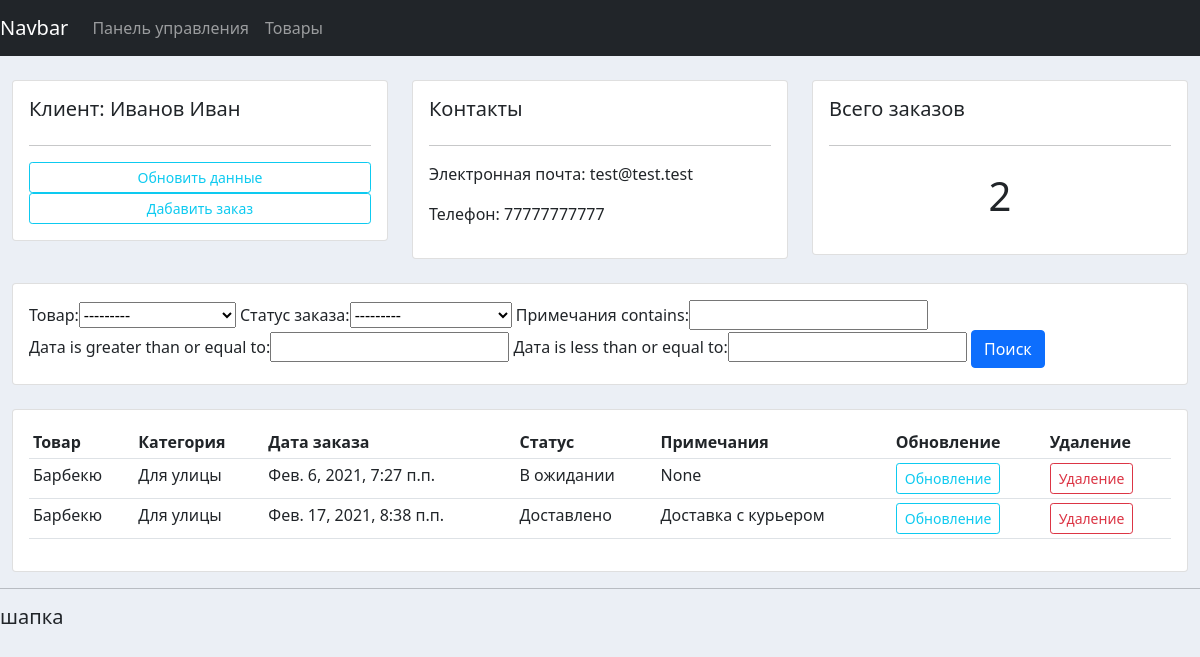
/customer/1, run on an earlier commit of the app's database.
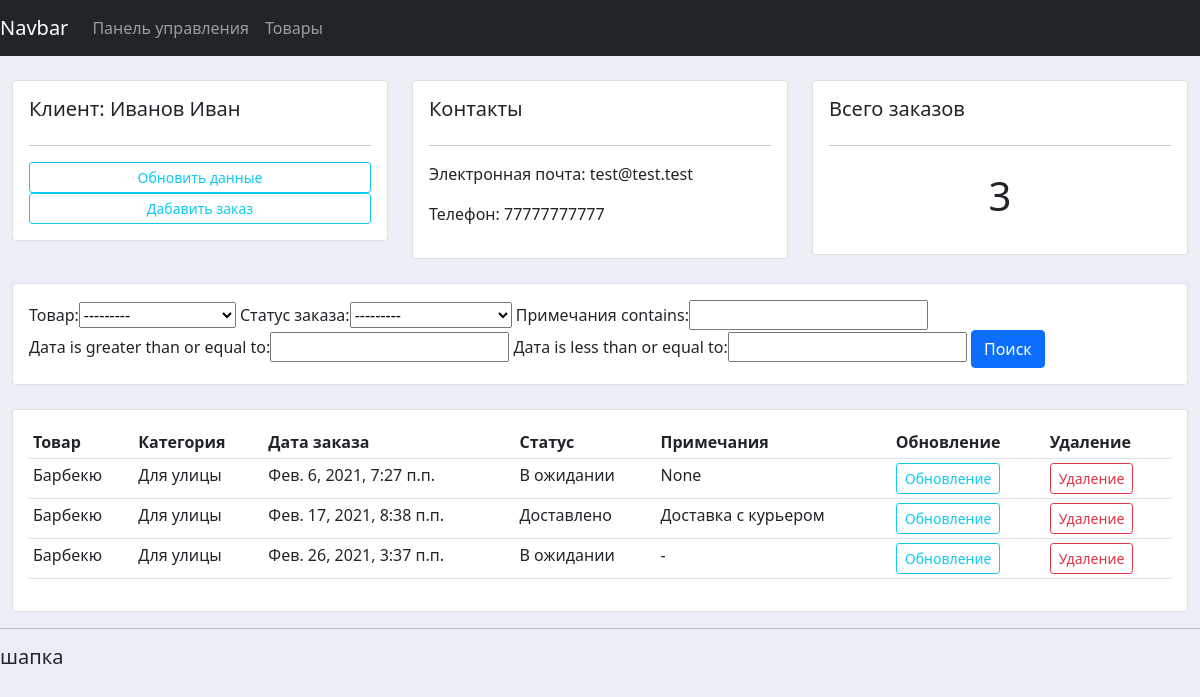
And on a later commit of the database.
### accounts/models.py (models this page shows, shortened)
class Order(models.Model):
    STATUS = (
        ('В ожидании', 'В ожидании'),
        ('Готово к доставке', 'Готово к доставке'),
        ('Доставлено', 'Доставлено'),
    )
    customer = models.ForeignKey(Customer, null = True, on_delete = models.SET_NULL, verbose_name = 'Клиент')
    product = models.ForeignKey(Pruduct, null = True, on_delete = models.SET_NULL, verbose_name = 'Товар')
    date_created = models.DateTimeField(auto_now_add=True, null = True, verbose_name = 'Дата')
    status = models.CharField(max_length = 200, null = True, choices = STATUS, verbose_name = 'Статус заказа')
    note = models.CharField(max_length = 10000, null = True, verbose_name = 'Примечания', default = '-')
    class Meta:
        verbose_name_plural = 'Заказы'
        verbose_name = 'Заказ'

class Pruduct(models.Model):
    CATEGORY = (
        ('Для дома', 'Для дома'),
        ('Для улицы', 'Для улицы'),
    )
    name = models.CharField(max_length=200, null = True, verbose_name = 'Наименования')
    price = models.FloatField(null = True, verbose_name = 'Цена')
    category = models.CharField(max_length=200, null = True, choices = CATEGORY, verbose_name = 'Категория')
    description = models.CharField(max_length=200, null = True, verbose_name = 'Описание', blank = True)
    date_created = models.DateTimeField(auto_now_add=True, null = True, verbose_name = 'Дата')
    tags = models.ManyToManyField(Tag)
    class Meta:
        verbose_name_plural = 'Продукция'
        verbose_name = 'Продукция'
    def __str__(self):
        return self.name

### accounts/views.py (the view)
# urls.py: path('customer/<str:pk>', customer, name = 'customer'),
def customer(request, pk):
    customer = Customer.objects.get(id = pk)
    orders = customer.order_set.all()
    orders_count = orders.count()
    myFilter = OrderFilter(request.GET, queryset = orders)
    orders = myFilter.qs
    context = {'customer': customer, 'orders': orders, 'orders_count': orders_count,
                'myfilter': myFilter}
    return render(request, 'accounts/customer.html', context)

### accounts/templates/accounts/customer.html (shortened to what this page needs)
{% extends "accounts/base.html" %}
{% block content %}
<br>
<div class="row">
	<div class="col-md">
		<div class="card card-body">
			<h5>Клиент: {{ customer.name }}</h5>
			<hr>
			<a class="btn btn-outline-info  btn-sm btn-block" href="">Обновить данные</a>
			<a class="btn btn-outline-info  btn-sm btn-block" href="{% url 'create_order' customer.id %}">Дабавить заказ</a>
		</div>
	</div>
	<div class="col-md">
		<div class="card card-body">
			<h5>Контакты</h5>
			<hr>
			<p>Электронная почта: {{ customer.email }}</p>
			<p>Телефон: {{ customer.phone }}</p>
		</div>
	</div>
	<div class="col-md">
		<div class="card card-body">
			<h5>Всего заказов</h5>
			<hr>
			<h1 style="text-align: center;padding: 10px">{{ orders_count }}</h1>
		</div>
	</div>
</div>
<br>
<div class="row">
	<div class="col">
		<div class="card card-body">
			<form method="get">
				{{ myfilter.form }}
		    <button class="btn btn-primary" type="submit">Поиск</button>
		  </form>
		</div>
	</div>
</div>
<br>
<div class="row">
	<div class="col-md">
		<div class="card card-body">
			<table class="table table-sm">
				<tr>
					<th>Товар</th>
					<th>Категория</th>
					<th>Дата заказа</th>
					<th>Статус</th>
					<th>Примечания</th>
					<th>Обновление</th>
					<th>Удаление</th>
				</tr>
				{% for order in orders %}
				<tr>
					<td>{{ order.product }}</td>
					<td>{{ order.product.category }}</td>
					<td>{{ order.date_created }}</td>
					<td>{{ order.status }}</td>
					<td>{{ order.note }}</td>
					<td><a class="btn btn-outline-info  btn-sm btn-block" href="{% url 'update_order' order.id %}">Обновление</a></td>
					<td><a class="btn btn-outline-danger  btn-sm btn-block" href="{% url 'delete_order' order.id %}">Удаление</a></td>
				</tr>
				{% endfor %}
			</table>
		</div>
	</div>
</div>
{% endblock content %}

What changed in the data, as far as the page shows it:
added Order: product "Барбекю", product.category "Для улицы", date_created "Фев. 26, 2021, 3:37 п.п.", status "В ожидании", note "-"
Also different on the page:
{{ orders_count }}: "2" → "3"
